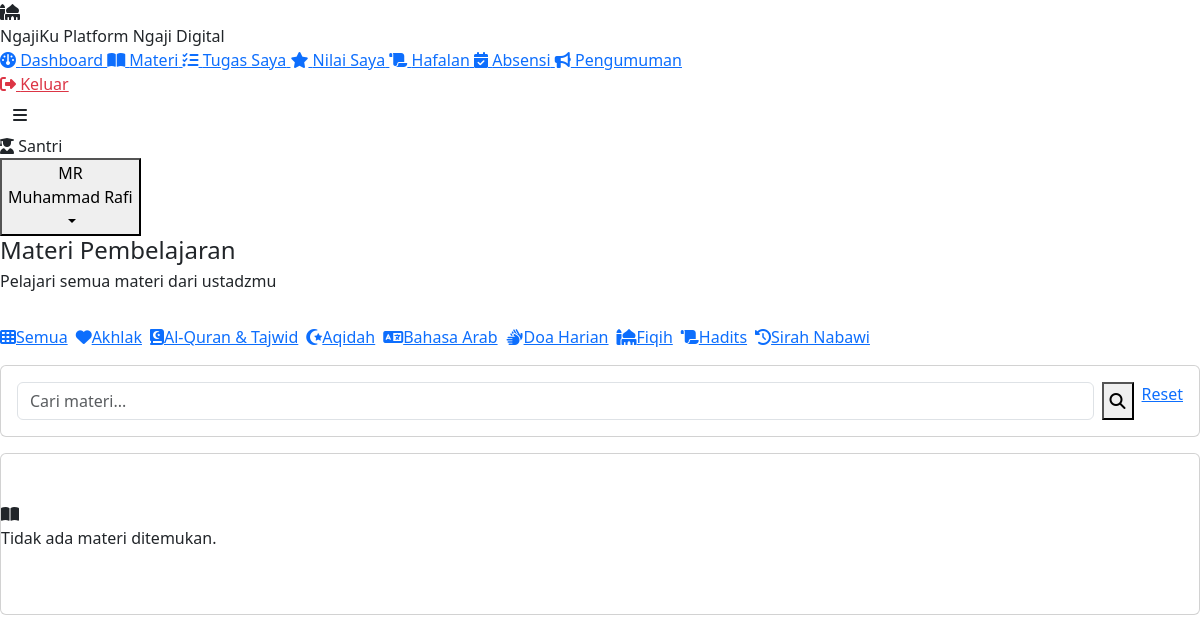
The page /pages/santri/materi.php (signed in) on the database its author committed.
### tables this page shows
CREATE TABLE kategori_materi (
    id INT AUTO_INCREMENT PRIMARY KEY,
    nama VARCHAR(100) NOT NULL,
    ikon VARCHAR(50) DEFAULT 'fa-book',
    warna VARCHAR(20) DEFAULT '#2E7D32'
);

### includes/functions.php (called while the page is built, shortened)
<?php
function sanitize(string $input): string {
    return htmlspecialchars(strip_tags(trim($input)), ENT_QUOTES, 'UTF-8');
}

### pages/santri/materi.php (the view, shortened to what this page needs)
<?php
require_once '../../includes/auth_check.php';
$db  = getDB();
$uid = $user['id'];
$kategoriList = $db->query("SELECT * FROM kategori_materi ORDER BY nama")->fetchAll();
$filterKat = (int)($_GET['kategori'] ?? 0);
$search    = sanitize($_GET['q'] ?? '');
$where = "WHERE m.status='publik' AND (m.kelas_id IS NULL OR m.kelas_id IN (SELECT kelas_id FROM santri_kelas WHERE santri_id=?))";
$params = [$uid];
$stmt = $db->prepare("SELECT m.*, km.nama as nama_kat, u.nama as nama_ustad
    FROM materi m
    LEFT JOIN kategori_materi km ON m.kategori_id=km.id
    LEFT JOIN users u ON m.ustad_id=u.id
    $where ORDER BY m.created_at DESC");
$stmt->execute($params);
$materiList = $stmt->fetchAll();
require_once '../../includes/header.php';
?>
<?php if (!empty($detail)): ?>
<div class="mb-3">
    <a href="materi.php" class="btn-outline-green" style="padding:6px 14px">
        <i class="fas fa-arrow-left"></i>Kembali
    </a>
</div>
<div class="card">
    <div class="card-body p-4">
        <div class="d-flex align-items-center gap-3 mb-3">
            <?php if ($detail['nama_kat']): ?>
            <span class="kategori-pill"><?= sanitize($detail['nama_kat']) ?></span>
            <?php endif; ?>
            <small class="text-muted"><i class="fas fa-user me-1"></i><?= sanitize($detail['nama_ustad']) ?></small>
            <small class="text-muted"><i class="fas fa-calendar me-1"></i><?= formatTanggal($detail['created_at']) ?></small>
        </div>
        <h3 style="font-weight:800;color:#222;margin-bottom:20px"><?= sanitize($detail['judul']) ?></h3>
        <?php if ($detail['tipe_file'] === 'teks'): ?>
        <div class="materi-konten" style="line-height:1.9;font-size:15px">
            <?= nl2br(sanitize($detail['konten'])) ?>
        </div>
        <?php elseif ($detail['tipe_file'] === 'pdf' && $detail['file_path']): ?>
        <div class="ratio ratio-16x9" style="min-height:500px">
            <embed src="<?= UPLOAD_URL ?>materi/<?= $detail['file_path'] ?>"
                type="application/pdf" style="width:100%;height:100%;border-radius:8px">
        </div>
        <a href="<?= UPLOAD_URL ?>materi/<?= $detail['file_path'] ?>" download
           class="btn-primary-green mt-3 d-inline-flex">
            <i class="fas fa-download"></i>Unduh PDF
        </a>
        <?php elseif ($detail['tipe_file'] === 'video' && $detail['file_path']): ?>
        <video controls class="w-100" style="border-radius:8px">
            <source src="<?= UPLOAD_URL ?>materi/<?= $detail['file_path'] ?>">
        </video>
        <?php elseif ($detail['tipe_file'] === 'gambar' && $detail['file_path']): ?>
        <img src="<?= UPLOAD_URL ?>materi/<?= $detail['file_path'] ?>"
             class="img-fluid" style="border-radius:8px;max-height:600px">
        <?php elseif ($detail['tipe_file'] === 'link' && $detail['link_eksternal']): ?>
        <?php
        $link = $detail['link_eksternal'];
        $isYoutube = preg_match('/youtube\.com|youtu\.be/', $link);
        if ($isYoutube):
            preg_match('/(?:v=|youtu\.be\/)([a-zA-Z0-9_-]+)/', $link, $matches);
            $vid = $matches[1] ?? '';
        ?>
        <div class="ratio ratio-16x9">
            <iframe src="https://www.youtube.com/embed/<?= $vid ?>"
                allowfullscreen style="border-radius:8px"></iframe>
        </div>
        <?php else: ?>
        <a href="<?= sanitize($link) ?>" target="_blank" class="btn-primary-green d-inline-flex">
            <i class="fas fa-external-link-alt"></i>Buka Link Materi
        </a>
        <?php endif; ?>
        <?php endif; ?>
    </div>
</div>
<?php else: ?>
<div class="d-flex justify-content-between align-items-start mb-3">
    <div>
        <h4 class="page-title mb-1">Materi Pembelajaran</h4>
        <p class="page-subtitle">Pelajari semua materi dari ustadzmu</p>
    </div>
</div>
<div class="d-flex gap-2 flex-wrap mb-3">
    <a href="materi.php" class="kategori-pill <?= !$filterKat?'active':'' ?>">
        <i class="fas fa-th"></i>Semua
    </a>
    <?php foreach ($kategoriList as $k): ?>
    <a href="materi.php?kategori=<?= $k['id'] ?>" class="kategori-pill <?= $filterKat==$k['id']?'active':'' ?>">
        <i class="fas <?= $k['ikon'] ?>"></i><?= sanitize($k['nama']) ?>
    </a>
    <?php endforeach; ?>
</div>
<div class="card mb-3">
    <div class="card-body p-3">
        <form method="GET" class="d-flex gap-2">
            <input type="text" name="q" class="form-control" placeholder="Cari materi..."
                value="<?= sanitize($search) ?>">
            <button type="submit" class="btn-primary-green"><i class="fas fa-search"></i></button>
            <a href="materi.php" class="btn-outline-green">Reset</a>
        </form>
    </div>
</div>
<?php if (empty($materiList)): ?>
<div class="card"><div class="empty-state py-5">
    <i class="fas fa-book-open"></i><p>Tidak ada materi ditemukan.</p>
</div></div>
<?php endif; ?>
<?php endif; ?>
<?php require_once '../../includes/footer.php'; ?>

### rows shown on the page
kategori_materi: nama "Akhlak"
kategori_materi: nama "Al-Quran & Tajwid"
kategori_materi: nama "Aqidah"
kategori_materi: nama "Bahasa Arab"
kategori_materi: nama "Doa Harian"
kategori_materi: nama "Fiqih"
kategori_materi: nama "Hadits"
kategori_materi: nama "Sirah Nabawi"

### other values the page prints
SITE_NAME "NgajiKu"
$menu['label'] "Dashboard"
$menu['label'] "Materi"
$menu['label'] "Tugas Saya"
$menu['label'] "Nilai Saya"
$menu['label'] "Hafalan"
$menu['label'] "Absensi"
$menu['label'] "Pengumuman"
$role "Santri"
avatarInitial($user['nama']) "MR"
$user['nama'] "Muhammad Rafi"
